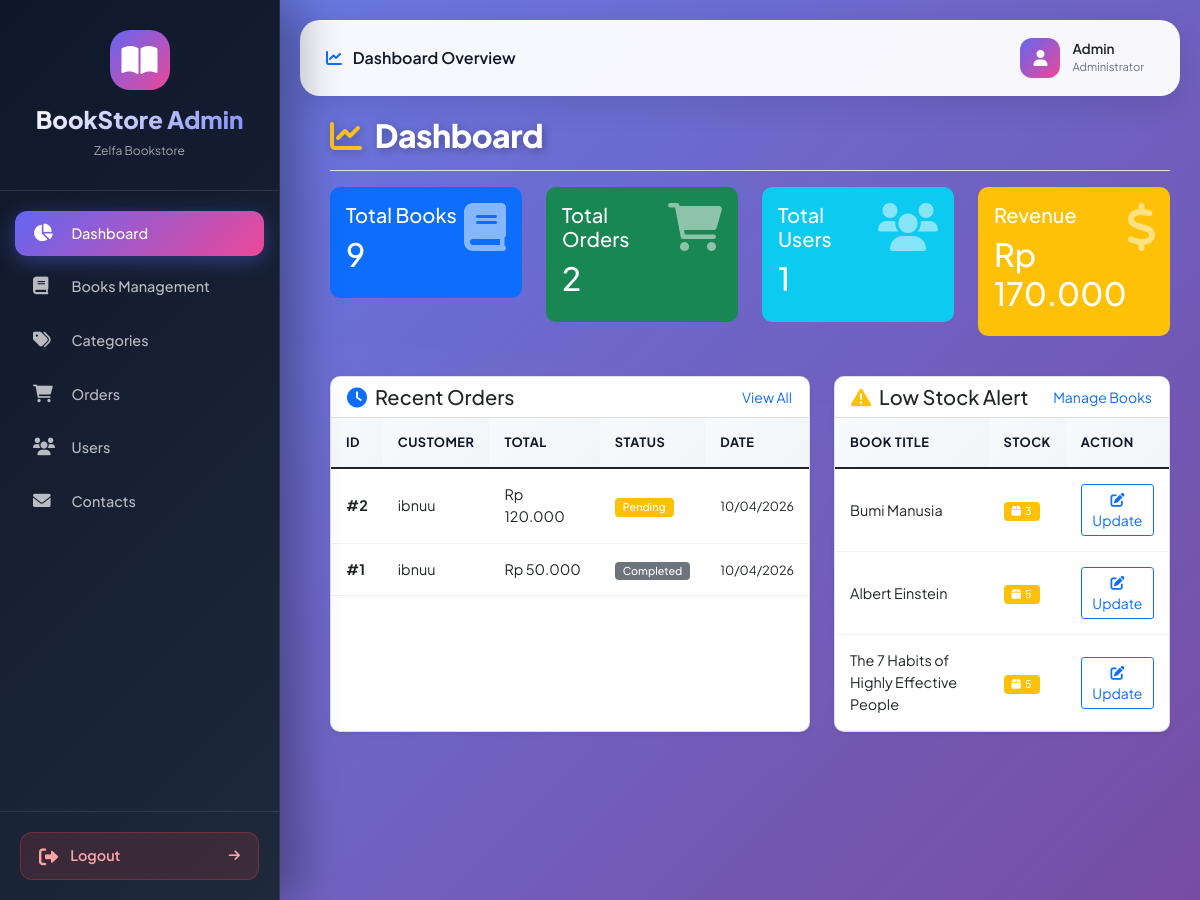
The page /admin (signed in) on the database its author committed.
### tables this page shows
CREATE TABLE IF NOT EXISTS `orders` (
  `id_order` int NOT NULL AUTO_INCREMENT,
  `id_user` int NOT NULL,
  `total_amount` decimal(15,0) NOT NULL,
  `payment_method` enum('cod','transfer') NOT NULL,
  `order_status` enum('pending','pending_payment','processing','shipping','delivered','completed','cancelled') NOT NULL DEFAULT 'pending',
  `payment_status` enum('unpaid','paid','cod') NOT NULL DEFAULT 'unpaid',
  `shipping_address` text NOT NULL,
  `notes` text,
  `created_at` datetime NOT NULL,
  `updated_at` datetime DEFAULT NULL,
  PRIMARY KEY (`id_order`),
  KEY `id_user` (`id_user`),
  CONSTRAINT `orders_ibfk_1` FOREIGN KEY (`id_user`) REFERENCES `users` (`id_user`) ON DELETE CASCADE ON UPDATE CASCADE
);

CREATE TABLE IF NOT EXISTS `users` (
  `id_user` int NOT NULL AUTO_INCREMENT,
  `username` varchar(50) NOT NULL,
  `email` varchar(100) DEFAULT NULL,
  `no_telepon` varchar(20) DEFAULT NULL,
  `alamat` text,
  `phone` varchar(20) DEFAULT NULL,
  `address` text,
  `password` varchar(255) NOT NULL,
  `nama_lengkap` varchar(100) NOT NULL,
  `role` enum('admin','user') NOT NULL DEFAULT 'user',
  `created_at` timestamp NOT NULL DEFAULT CURRENT_TIMESTAMP,
  `updated_at` timestamp NOT NULL DEFAULT CURRENT_TIMESTAMP,
  `foto_profil` varchar(255) DEFAULT NULL,
  PRIMARY KEY (`id_user`)
);

CREATE TABLE IF NOT EXISTS `books` (
  `id_buku` int NOT NULL AUTO_INCREMENT,
  `judul` varchar(255) NOT NULL,
  `penulis` varchar(150) NOT NULL,
  `penerbit` varchar(150) DEFAULT NULL,
  `tahun` int DEFAULT NULL,
  `harga` decimal(15,2) DEFAULT '0.00',
  `stok` int DEFAULT '0',
  `id_kategori` int DEFAULT NULL,
  `deskripsi` text,
  `gambar` longtext,
  `created_at` timestamp NULL DEFAULT CURRENT_TIMESTAMP,
  `updated_at` timestamp NULL DEFAULT CURRENT_TIMESTAMP ON UPDATE CURRENT_TIMESTAMP,
  PRIMARY KEY (`id_buku`),
  KEY `id_kategori` (`id_kategori`),
  CONSTRAINT `books_ibfk_1` FOREIGN KEY (`id_kategori`) REFERENCES `categories` (`id_kategori`) ON DELETE SET NULL ON UPDATE CASCADE
);

### admin/pages/dashboard/index.php (the view, shortened to what this page needs)
<?php
$stats = [
    'total_books' => $pdo->query("SELECT COUNT(*) FROM books")->fetchColumn(),
    'total_orders' => $pdo->query("SELECT COUNT(*) FROM orders")->fetchColumn(),
    'total_users' => $pdo->query("SELECT COUNT(*) FROM users WHERE role = 'user'")->fetchColumn(),
    'total_revenue' => $pdo->query("SELECT COALESCE(SUM(total_amount), 0) FROM orders WHERE order_status != 'cancelled'")->fetchColumn(),
];
$recent_orders = $pdo->query("
    SELECT o.*, u.username
    FROM orders o
    JOIN users u ON o.id_user = u.id_user
    ORDER BY o.created_at DESC
    LIMIT 5
")->fetchAll();
$low_stock_books = $pdo->query("
    SELECT * FROM books
    WHERE stok <= 5
    ORDER BY stok ASC
    LIMIT 5
")->fetchAll();
$status_badge = [
    'pending' => 'warning',
    'pending_payment' => 'warning',
    'processing' => 'info',
    'shipping' => 'primary',
    'delivered' => 'success',
    'cancelled' => 'danger'
];
function getStatusLabel($status) {
    $labels = [
        'pending' => 'Pending',
        'pending_payment' => 'Pending Payment',
        'processing' => 'Processing',
        'shipping' => 'Shipping',
        'delivered' => 'Delivered',
        'cancelled' => 'Cancelled'
    ];
    return $labels[$status] ?? ucfirst($status);
}
?>
<div class="d-flex justify-content-between flex-wrap flex-md-nowrap align-items-center pt-3 pb-2 mb-3 border-bottom">
    <h1 class="h2" style="color: #ffffff; font-weight: 800; font-family: 'Plus Jakarta Sans', sans-serif; text-shadow: 2px 2px 8px rgba(0,0,0,0.3); letter-spacing: -0.5px;">
        <i class="fas fa-chart-line me-2" style="color: #fbbf24;"></i> Dashboard
    </h1>
</div>
<div class="row">
    <div class="col-md-3 mb-3">
        <div class="card card-stats bg-primary text-white">
            <div class="card-body">
                <div class="d-flex justify-content-between">
                    <div>
                        <h5 class="card-title">Total Books</h5>
                        <h2><?= number_format($stats['total_books']) ?></h2>
                    </div>
                    <div>
                        <i class="fas fa-book fa-3x opacity-50"></i>
                    </div>
                </div>
            </div>
        </div>
    </div>
    <div class="col-md-3 mb-3">
        <div class="card card-stats bg-success text-white">
            <div class="card-body">
                <div class="d-flex justify-content-between">
                    <div>
                        <h5 class="card-title">Total Orders</h5>
                        <h2><?= number_format($stats['total_orders']) ?></h2>
                    </div>
                    <div>
                        <i class="fas fa-shopping-cart fa-3x opacity-50"></i>
                    </div>
                </div>
            </div>
        </div>
    </div>
    <div class="col-md-3 mb-3">
        <div class="card card-stats bg-info text-white">
            <div class="card-body">
                <div class="d-flex justify-content-between">
                    <div>
                        <h5 class="card-title">Total Users</h5>
                        <h2><?= number_format($stats['total_users']) ?></h2>
                    </div>
                    <div>
                        <i class="fas fa-users fa-3x opacity-50"></i>
                    </div>
                </div>
            </div>
        </div>
    </div>
    <div class="col-md-3 mb-3">
        <div class="card card-stats bg-warning text-white">
            <div class="card-body">
                <div class="d-flex justify-content-between">
                    <div>
                        <h5 class="card-title">Revenue</h5>
                        <h2>Rp <?= number_format($stats['total_revenue'], 0, ',', '.') ?></h2>
                    </div>
                    <div>
                        <i class="fas fa-dollar-sign fa-3x opacity-50"></i>
                    </div>
                </div>
            </div>
        </div>
    </div>
</div>
<div class="row mt-4">
    <div class="col-md-7">
        <div class="card h-100 shadow-sm">
            <div class="card-header d-flex justify-content-between align-items-center bg-white">
                <h5 class="mb-0"><i class="fas fa-clock me-2 text-primary"></i>Recent Orders</h5>
                <a href="?page=orders" class="btn btn-sm btn-link">View All</a>
            </div>
            <div class="card-body p-0">
                <div class="table-responsive">
                    <table class="table table-hover mb-0">
                        <thead class="table-light">
                            <tr>
                                <th>ID</th>
                                <th>Customer</th>
                                <th>Total</th>
                                <th>Status</th>
                                <th>Date</th>
                            </tr>
                        </thead>
                        <tbody>
                            <?php if (empty($recent_orders)): ?>
                                <tr class="text-center">
                                    <td colspan="5" class="py-4 text-muted">No orders found</td>
                                </tr>
                            <?php else: ?>
                                <?php foreach ($recent_orders as $order): ?>
                                    <tr>
                                        <td class="fw-bold">#<?= $order['id_order'] ?></td>
                                        <td><?= htmlspecialchars($order['username']) ?></td>
                                        <td>Rp <?= number_format($order['total_amount'], 0, ',', '.') ?></td>
                                        <td>
                                            <span class="badge bg-<?= $status_badge[$order['order_status']] ?? 'secondary' ?> px-2 py-1">
                                                <?= getStatusLabel($order['order_status']) ?>
                                            </span>
                                        </td>
                                        <td><small><?= date('d/m/Y', strtotime($order['created_at'])) ?></small></td>
                                    </tr>
                                <?php endforeach; ?>
                            <?php endif; ?>
                        </tbody>
                    </table>
                </div>
            </div>
        </div>
    </div>
    <div class="col-md-5">
        <div class="card h-100 shadow-sm">
            <div class="card-header d-flex justify-content-between align-items-center bg-white">
                <h5 class="mb-0"><i class="fas fa-exclamation-triangle me-2 text-warning"></i>Low Stock Alert</h5>
                <a href="?page=books" class="btn btn-sm btn-link">Manage Books</a>
            </div>
            <div class="card-body p-0">
                <div class="table-responsive">
                    <table class="table table-hover mb-0">
                        <thead class="table-light">
                            <tr>
                                <th>Book Title</th>
                                <th>Stock</th>
                                <th>Action</th>
                            </tr>
                        </thead>
                        <tbody>
                            <?php if (empty($low_stock_books)): ?>
                                <tr class="text-center">
                                    <td colspan="3" class="py-4 text-muted">All stocks are good</td>
                                </tr>
                            <?php else: ?>
                                <?php foreach ($low_stock_books as $book): ?>
                                    <tr>
                                        <td><?= htmlspecialchars($book['judul']) ?></td>
                                        <td>
                                            <span class="badge bg-<?= $book['stok'] <= 0 ? 'danger' : 'warning' ?> px-2 py-1">
                                                <i class="fas fa-box me-1"></i><?= $book['stok'] ?>
                                            </span>
                                        </td>
                                        <td>
                                            <a href="?page=books&action=edit&id=<?= $book['id_buku'] ?>" class="btn btn-sm btn-outline-primary">
                                                <i class="fas fa-edit"></i> Update
                                            </a>
                                        </td>
                                    </tr>
                                <?php endforeach; ?>
                            <?php endif; ?>
                        </tbody>
                    </table>
                </div>
            </div>
        </div>
    </div>
</div>

### admin/index.php (style rules this page uses)
:root { --primary: #6366f1; --primary-dark: #4f46e5; --primary-light: #818cf8; --secondary: #ec4899; --success: #10b981; --danger: #ef4444; --warning: #f59e0b; --info: #3b82f6; --dark: #0f172a; --darker: #020617; --light: #f1f5f9; --gray: #64748b; --card-bg: rgba(255, 255, 255, 0.98); --sidebar-bg: linear-gradient(135deg, #0f172a 0%, #1e293b 100%); }
* { margin: 0; padding: 0; box-sizing: border-box; }
body { font-family: 'Plus Jakarta Sans', sans-serif; background: linear-gradient(135deg, #667eea 0%, #764ba2 100%); background-attachment: fixed; min-height: 100vh; position: relative; }
body::before { content: ''; position: fixed; top: 0; left: 0; width: 100%; height: 100%; background-size: cover; opacity: 0.3; pointer-events: none; z-index: 0; }
.table { margin-bottom: 0; }
.table thead th { background: linear-gradient(135deg, #f8fafc, #f1f5f9); color: var(--dark); font-weight: 700; padding: 15px; border: none; font-size: 0.8rem; text-transform: uppercase; letter-spacing: 0.5px; }
.table tbody tr { transition: all 0.3s; border-bottom: 1px solid rgba(0, 0, 0, 0.05); }
.table tbody td { padding: 15px; vertical-align: middle; font-size: 0.9rem; }

### admin/pages/dashboard/index.php (style rules this page uses)
.card-stats { transition: transform 0.2s, box-shadow 0.2s; border: none; border-radius: 10px; }
.opacity-50 { opacity: 0.5; }
.table-light { background-color: #f8f9fa; }
.badge { font-weight: 500; }
.btn-link { text-decoration: none; padding: 0; }
.card { border-radius: 10px; overflow: hidden; }

### rows shown on the page
orders: id_order "2", id_user.username "ibnuu", total_amount "120.000", order_status "Pending", created_at "10/04/2026"
orders: id_order "1", id_user.username "ibnuu", total_amount "50.000", order_status "Completed", created_at "10/04/2026"
books: judul "Bumi Manusia", stok "3"
books: judul "Albert Einstein", stok "5"
books: judul "The 7 Habits of Highly Effective People", stok "5"

### other values the page prints
$stats['total_books'] "9"
$stats['total_orders'] "2"
$stats['total_users'] "1"
$stats['total_revenue'] "170.000"
